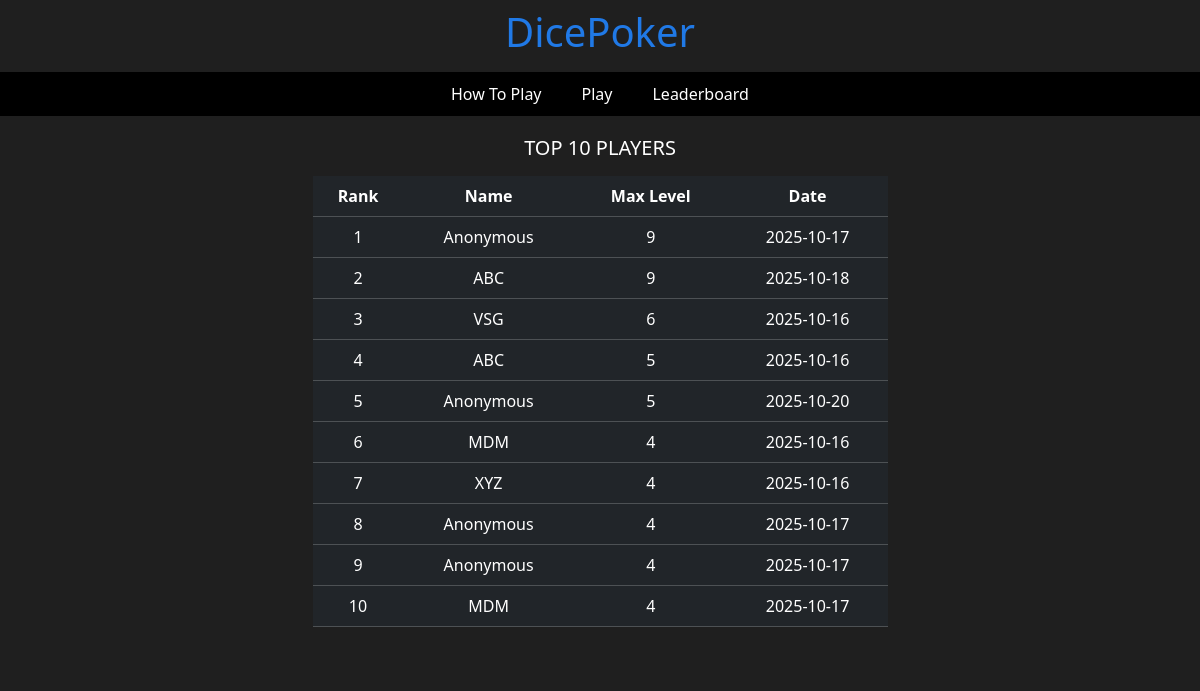
The app's page /leaderboard with its own data.
### tables this page shows
CREATE TABLE players (ID INTEGER PRIMARY KEY, NAME TEXT NOT NULL, LEVEL NUMERIC NOT NULL, DATE TEXT NOT NULL);

### app.py (the view)
@app.route("/leaderboard")
def leaderboard():
    players = db.execute("SELECT * FROM players ORDER BY LEVEL DESC LIMIT 10")
    return render_template("leaderboard.html", players=players)

### templates/leaderboard.html (shortened to what this page needs)
{% extends "layout.html" %}
{% block main %}
    <div class="txbody">
        <h5>TOP 10 PLAYERS</h5>
        <table class="table table-dark">
            <thead>
                <tr>
                    <th>Rank</th>
                    <th>Name</th>
                    <th>Max Level</th>
                    <th>Date</th>
                </tr>
            </thead>
            <tbody>
                {% for player in players %}
                    <tr>
                        <td>{{loop.index}}</td>
                        <td>{{player.NAME}}</td>
                        <td>{{player.LEVEL}}</td>
                        <td>{{player.DATE}}</td>
                    </tr>
                {% endfor %}
            </tbody>
        </table>
    </div>
{% endblock %}

### templates/layout.html (shortened to what this page needs)
<!DOCTYPE html>
<html lang="en">
    <head>
        <link href="https://cdn.jsdelivr.net/npm/bootstrap@5.3.3/dist/css/bootstrap.min.css" rel="stylesheet">
        <link href="/static/styles.css" rel="stylesheet">
    </head>
    <body>
        <header class="header">
            <h1>DicePoker</h1>
        </header>
        <nav class="navbar">
            <ul class="navbar">
                <li><a href="/howtoplay">How To Play</a></li>
                <li><a href="/">Play</a></li>
                <li><a href="/leaderboard">Leaderboard</a></li>
            </ul>
        </nav>
        <main>
            {% block main %}{% endblock %}
        </main>
    </body>
</html>

### static/styles.css (style rules this page uses)
.header { background-color: #1f1f1f; color: #2079e6; text-align: center; padding: 0.5rem 2rem; }
.navbar ul { list-style-type: none; padding: 0; margin: 0; display: flex; }
.navbar li a { display: inline-block; color: white; padding: 10px 20px; text-decoration: none; }
.txbody { background-color: #1f1f1f; color: #ffffff; text-align: center; padding: 20px; list-style-type: none; }
.table { margin: 0 auto; text-align: center; width: 575px; }
body { background-color: #1f1f1f; color: #ffffff; margin: 0; padding: 0; min-height: 100%; }

### records on screen
players: NAME "Anonymous", LEVEL "9", DATE "2025-10-17"
players: NAME "ABC", LEVEL "9", DATE "2025-10-18"
players: NAME "VSG", LEVEL "6", DATE "2025-10-16"
players: NAME "ABC", LEVEL "5", DATE "2025-10-16"
players: NAME "Anonymous", LEVEL "5", DATE "2025-10-20"
players: NAME "MDM", LEVEL "4", DATE "2025-10-16"
players: NAME "XYZ", LEVEL "4", DATE "2025-10-16"
players: NAME "Anonymous", LEVEL "4", DATE "2025-10-17"
players: NAME "Anonymous", LEVEL "4", DATE "2025-10-17"
players: NAME "MDM", LEVEL "4", DATE "2025-10-17"
